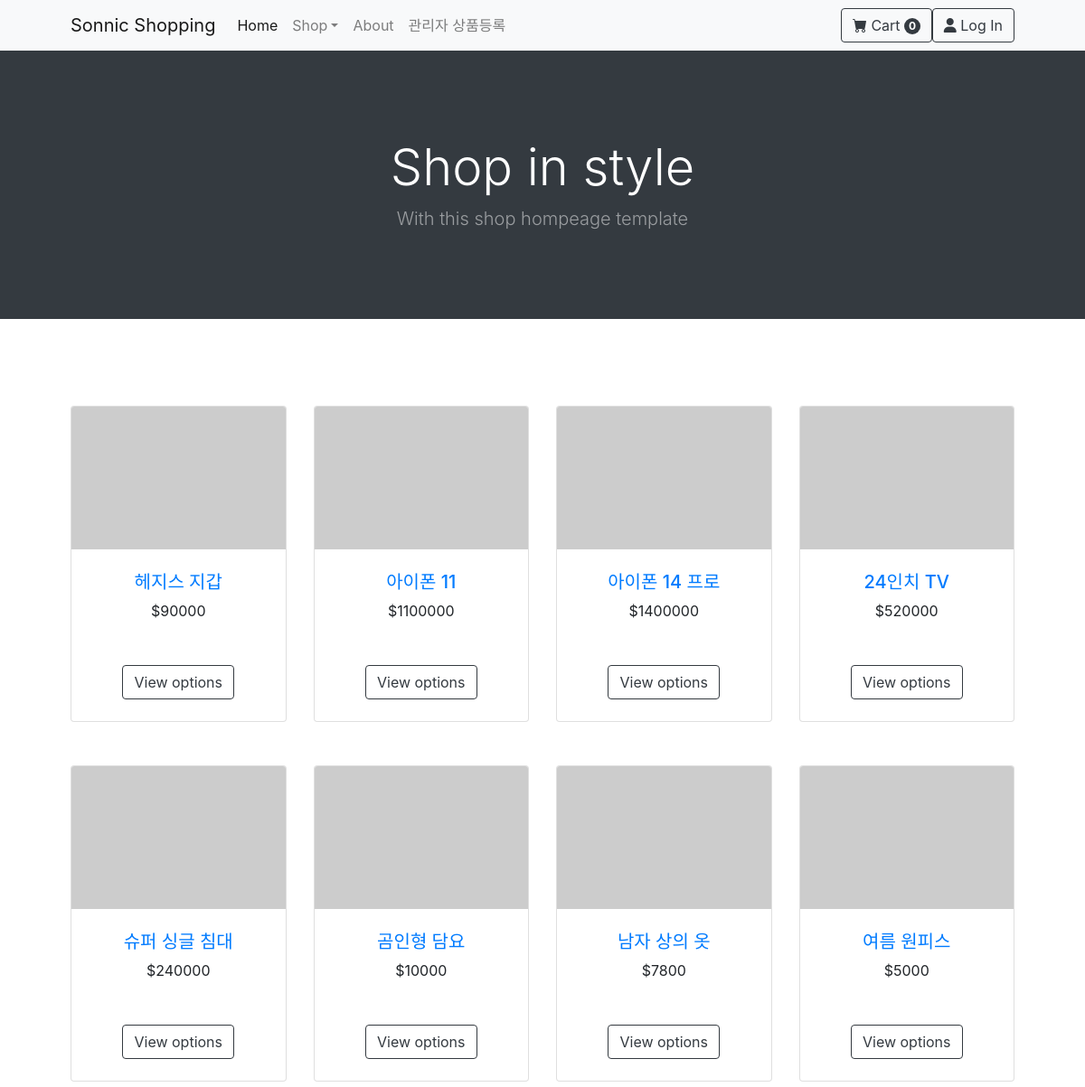
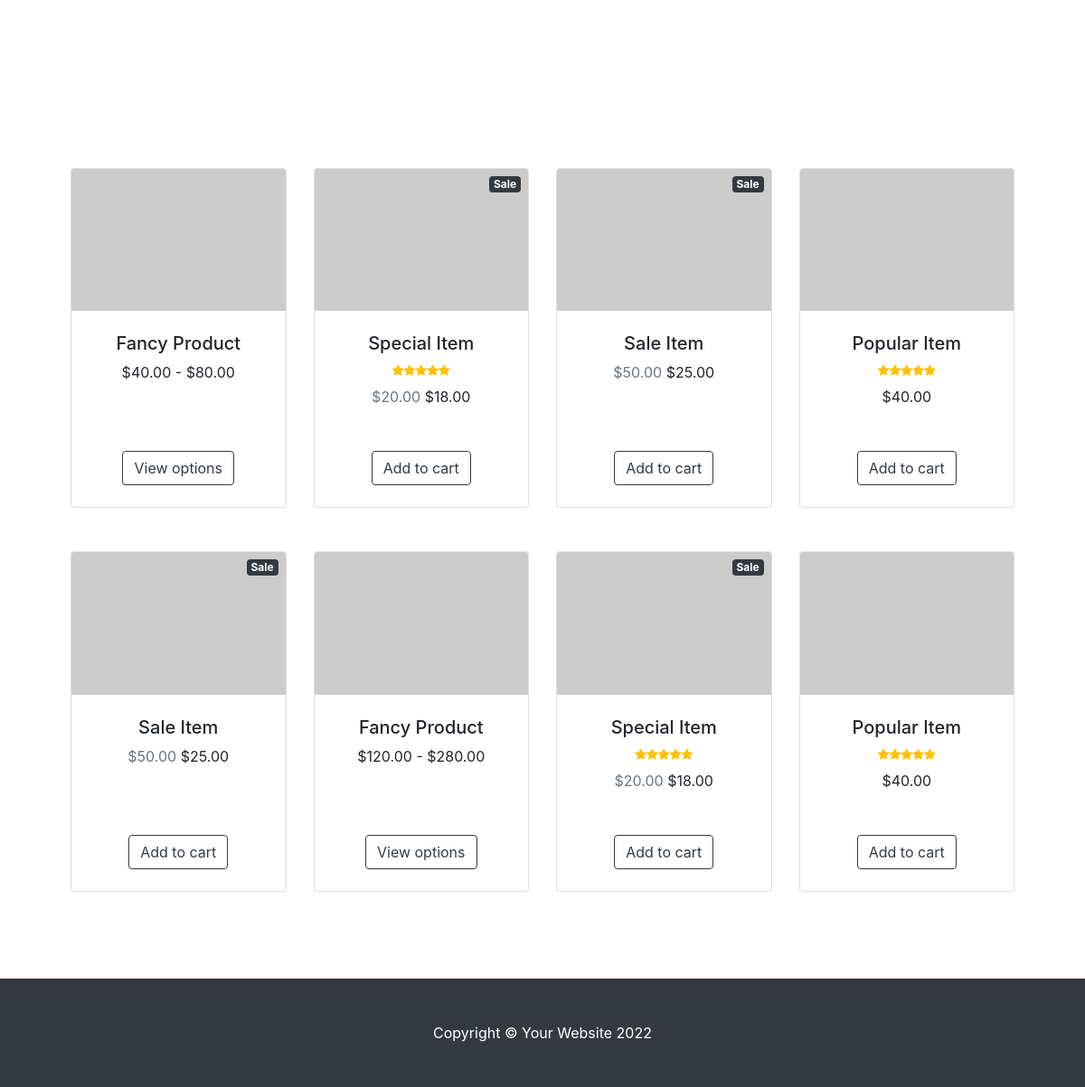
Screenshot of /shopping/ with the database file from the repository (2 pictures, top to bottom).
### blog/models.py (models this page shows, shortened)
class Good(models.Model):
    name = models.TextField(max_length=200)  # 상품명
    price = models.IntegerField()           # 가격
    image = models.ImageField(upload_to = 'blog/image/%Y/%m/%d/', blank=True)
    sel_1 = models.TextField(blank=True)
    extra_product = models.TextField(blank=True)
    created_at = models.DateTimeField(auto_now_add=True)
    updated_at = models.DateTimeField(auto_now=True)
    author = models.ForeignKey(User, on_delete=models.CASCADE)
    def get_absolute_url(self):
        return f'{self.pk}/'

### blog/views.py (the view)
# urls.py: path('', views.index),
def index(request):
    goods = Good.objects.all().order_by('-pk')
    return render(
        request,
        'blog/index.html',
        {
            'goods':goods
        }
    )

### blog/templates/blog/index.html
{% extends 'blog/base.html' %}
{% block main_area %}
<header class="bg-dark py-5">
    <div class="container px-4 px-lg-5 my-5">
        <div class="text-center text-white">
            <h1 class="display-4 fw-bolder">Shop in style</h1>
            <p class="lead fw-normal text-white-50 mb-0">With this shop hompeage template</p>
        </div>
    </div>
</header>
<section class="py-5">
    <div class="container px-4 px-lg-5 mt-5">
        <div class="row gx-4 gx-lg-5 row-cols-2 row-cols-md-3 row-cols-xl-4 justify-content-center" id="main-area">
            {% if goods.exists %}
            {% for g in goods %}
            <div class="col mb-5">
                <div class="card h-100">
                    <a href="{{ g.get_absolute_url }}">
                        <img class="card-img-top" src="https://dummyimage.com/450x300/dee2e6/6c757d.jpg" alt="..." />
                    </a>
                    <div class="card-body p-4">
                        <div class="text-center">
                            <h5 class="fw-bolder"><a href="{{ g.get_absolute_url }}">{{g.name }}</a></h5>
                            ${{g.price}}
                        </div>
                    </div>
                    <div class="card-footer p-4 pt-0 border-top-0 bg-transparent">
                        <div class="text-center"><a class="btn btn-outline-dark mt-auto"
                                href="{{ g.get_absolute_url }}">View options</a>
                        </div>
                    </div>
                </div>
            </div>
            {% endfor %}
            {% else %}
            <h3>아직 쇼핑 품목이 없습니다.</h3>
            {% endif %}
        </div>
    </div>
</section>
<section class="py-5">
    <div class="container px-4 px-lg-5 mt-5">
        <div class="row gx-4 gx-lg-5 row-cols-2 row-cols-md-3 row-cols-xl-4 justify-content-center">
            <div class="col mb-5">
                <div class="card h-100">
                    <img class="card-img-top" src="https://dummyimage.com/450x300/dee2e6/6c757d.jpg" alt="..." />
                    <div class="card-body p-4">
                        <div class="text-center">
                            <h5 class="fw-bolder">Fancy Product</h5>
                            $40.00 - $80.00
                        </div>
                    </div>
                    <div class="card-footer p-4 pt-0 border-top-0 bg-transparent">
                        <div class="text-center"><a class="btn btn-outline-dark mt-auto" href="#">View options</a>
                        </div>
                    </div>
                </div>
            </div>
            <div class="col mb-5">
                <div class="card h-100">
                    <div class="badge bg-dark text-white position-absolute" style="top: 0.5rem; right: 0.5rem">Sale
                    </div>
                    <img class="card-img-top" src="https://dummyimage.com/450x300/dee2e6/6c757d.jpg" alt="..." />
                    <div class="card-body p-4">
                        <div class="text-center">
                            <h5 class="fw-bolder">Special Item</h5>
                            <div class="d-flex justify-content-center small text-warning mb-2">
                                <div class="bi-star-fill"></div>
                                <div class="bi-star-fill"></div>
                                <div class="bi-star-fill"></div>
                                <div class="bi-star-fill"></div>
                                <div class="bi-star-fill"></div>
                            </div>
                            <span class="text-muted text-decoration-line-through">$20.00</span>
                            $18.00
                        </div>
                    </div>
                    <div class="card-footer p-4 pt-0 border-top-0 bg-transparent">
                        <div class="text-center"><a class="btn btn-outline-dark mt-auto" href="#">Add to cart</a>
                        </div>
                    </div>
                </div>
            </div>
            <div class="col mb-5">
                <div class="card h-100">
                    <div class="badge bg-dark text-white position-absolute" style="top: 0.5rem; right: 0.5rem">Sale
                    </div>
                    <img class="card-img-top" src="https://dummyimage.com/450x300/dee2e6/6c757d.jpg" alt="..." />
                    <div class="card-body p-4">
                        <div class="text-center">
                            <h5 class="fw-bolder">Sale Item</h5>
                            <span class="text-muted text-decoration-line-through">$50.00</span>
                            $25.00
                        </div>
                    </div>
                    <div class="card-footer p-4 pt-0 border-top-0 bg-transparent">
                        <div class="text-center"><a class="btn btn-outline-dark mt-auto" href="#">Add to cart</a>
                        </div>
                    </div>
                </div>
            </div>
            <div class="col mb-5">
                <div class="card h-100">
                    <img class="card-img-top" src="https://dummyimage.com/450x300/dee2e6/6c757d.jpg" alt="..." />
                    <div class="card-body p-4">
                        <div class="text-center">
                            <h5 class="fw-bolder">Popular Item</h5>
                            <div class="d-flex justify-content-center small text-warning mb-2">
                                <div class="bi-star-fill"></div>
                                <div class="bi-star-fill"></div>
                                <div class="bi-star-fill"></div>
                                <div class="bi-star-fill"></div>
                                <div class="bi-star-fill"></div>
                            </div>
                            $40.00
                        </div>
                    </div>
                    <div class="card-footer p-4 pt-0 border-top-0 bg-transparent">
                        <div class="text-center"><a class="btn btn-outline-dark mt-auto" href="#">Add to cart</a>
                        </div>
                    </div>
                </div>
            </div>
            <div class="col mb-5">
                <div class="card h-100">
                    <div class="badge bg-dark text-white position-absolute" style="top: 0.5rem; right: 0.5rem">Sale
                    </div>
                    <img class="card-img-top" src="https://dummyimage.com/450x300/dee2e6/6c757d.jpg" alt="..." />
                    <div class="card-body p-4">
                        <div class="text-center">
                            <h5 class="fw-bolder">Sale Item</h5>
                            <span class="text-muted text-decoration-line-through">$50.00</span>
                            $25.00
                        </div>
                    </div>
                    <div class="card-footer p-4 pt-0 border-top-0 bg-transparent">
                        <div class="text-center"><a class="btn btn-outline-dark mt-auto" href="#">Add to cart</a>
                        </div>
                    </div>
                </div>
            </div>
            <div class="col mb-5">
                <div class="card h-100">
                    <img class="card-img-top" src="https://dummyimage.com/450x300/dee2e6/6c757d.jpg" alt="..." />
                    <div class="card-body p-4">
                        <div class="text-center">
                            <h5 class="fw-bolder">Fancy Product</h5>
                            $120.00 - $280.00
                        </div>
                    </div>
                    <div class="card-footer p-4 pt-0 border-top-0 bg-transparent">
                        <div class="text-center"><a class="btn btn-outline-dark mt-auto" href="#">View options</a>
                        </div>
                    </div>
                </div>
            </div>
            <div class="col mb-5">
                <div class="card h-100">
                    <div class="badge bg-dark text-white position-absolute" style="top: 0.5rem; right: 0.5rem">Sale
                    </div>
                    <img class="card-img-top" src="https://dummyimage.com/450x300/dee2e6/6c757d.jpg" alt="..." />
                    <div class="card-body p-4">
                        <div class="text-center">
                            <h5 class="fw-bolder">Special Item</h5>
                            <div class="d-flex justify-content-center small text-warning mb-2">
                                <div class="bi-star-fill"></div>
                                <div class="bi-star-fill"></div>
                                <div class="bi-star-fill"></div>
                                <div class="bi-star-fill"></div>
                                <div class="bi-star-fill"></div>
                            </div>
                            <span class="text-muted text-decoration-line-through">$20.00</span>
                            $18.00
                        </div>
                    </div>
                    <div class="card-footer p-4 pt-0 border-top-0 bg-transparent">
                        <div class="text-center"><a class="btn btn-outline-dark mt-auto" href="#">Add to cart</a>
                        </div>
                    </div>
                </div>
            </div>
            <div class="col mb-5">
                <div class="card h-100">
                    <img class="card-img-top" src="https://dummyimage.com/450x300/dee2e6/6c757d.jpg" alt="..." />
                    <div class="card-body p-4">
                        <div class="text-center">
                            <h5 class="fw-bolder">Popular Item</h5>
                            <div class="d-flex justify-content-center small text-warning mb-2">
                                <div class="bi-star-fill"></div>
                                <div class="bi-star-fill"></div>
                                <div class="bi-star-fill"></div>
                                <div class="bi-star-fill"></div>
                                <div class="bi-star-fill"></div>
                            </div>
                            $40.00
                        </div>
                    </div>
                    <div class="card-footer p-4 pt-0 border-top-0 bg-transparent">
                        <div class="text-center"><a class="btn btn-outline-dark mt-auto" href="#">Add to cart</a>
                        </div>
                    </div>
                </div>
            </div>
        </div>
    </div>
</section>
{% endblock %}

### rows the page displays
Good: name "헤지스 지갑", price "90000"
Good: name "아이폰 11", price "1100000"
Good: name "아이폰 14 프로", price "1400000"
Good: name "24인치 TV", price "520000"
Good: name "슈퍼 싱글 침대", price "240000"
Good: name "곰인형 담요", price "10000"
Good: name "남자 상의 옷", price "7800"
Good: name "여름 원피스", price "5000"
